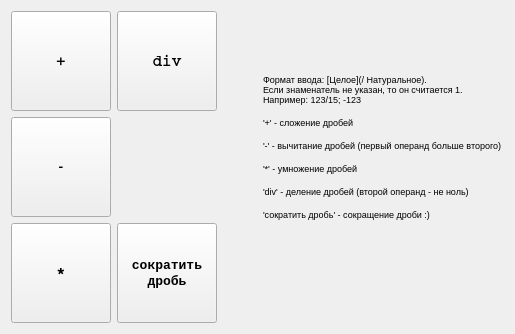
      <widget class="QWidget" name="tabRational">
       <attribute name="title">
        <string>Рациональные</string>
       </attribute>
       <layout class="QVBoxLayout" name="verticalLayout_6">
        <item>
         <layout class="QHBoxLayout" name="horizontalLayout_5">
          <item>
           <layout class="QGridLayout" name="buttonsLayout_3">
            <item row="0" column="1">
             <widget class="QPushButton" name="rationalDivButton">
              <property name="sizePolicy">
               <sizepolicy hsizetype="Maximum" vsizetype="Fixed">
                <horstretch>0</horstretch>
                <verstretch>0</verstretch>
               </sizepolicy>
              </property>
              <property name="minimumSize">
               <size>
                <width>100</width>
                <height>100</height>
               </size>
              </property>
              <property name="font">
               <font>
                <family>Courier</family>
                <pointsize>12</pointsize>
                <weight>75</weight>
                <bold>true</bold>
                <stylestrategy>PreferDefault</stylestrategy>
                <kerning>false</kerning>
               </font>
              </property>
              <property name="text">
               <string>div</string>
              </property>
             </widget>
            </item>
            <item row="2" column="0">
             <widget class="QPushButton" name="rationalMultButton">
              <property name="sizePolicy">
               <sizepolicy hsizetype="Maximum" vsizetype="Fixed">
                <horstretch>0</horstretch>
                <verstretch>0</verstretch>
               </sizepolicy>
              </property>
              <property name="minimumSize">
               <size>
                <width>100</width>
                <height>100</height>
               </size>
              </property>
              <property name="font">
               <font>
                <family>Courier</family>
                <pointsize>12</pointsize>
                <weight>75</weight>
                <bold>true</bold>
                <stylestrategy>PreferDefault</stylestrategy>
                <kerning>false</kerning>
               </font>
              </property>
              <property name="text">
               <string>*</string>
              </property>
             </widget>
            </item>
            <item row="1" column="0">
             <widget class="QPushButton" name="rationalSubButton">
              <property name="sizePolicy">
               <sizepolicy hsizetype="Maximum" vsizetype="Fixed">
                <horstretch>0</horstretch>
                <verstretch>0</verstretch>
               </sizepolicy>
              </property>
              <property name="minimumSize">
               <size>
                <width>100</width>
                <height>100</height>
               </size>
              </property>
              <property name="font">
               <font>
                <family>Courier</family>
                <pointsize>12</pointsize>
                <weight>75</weight>
                <bold>true</bold>
                <stylestrategy>PreferDefault</stylestrategy>
                <kerning>false</kerning>
               </font>
              </property>
              <property name="text">
               <string>-</string>
              </property>
             </widget>
            </item>
            <item row="0" column="0">
             <widget class="QPushButton" name="rationalPlusButton">
              <property name="sizePolicy">
               <sizepolicy hsizetype="Maximum" vsizetype="Fixed">
                <horstretch>0</horstretch>
                <verstretch>0</verstretch>
               </sizepolicy>
              </property>
              <property name="minimumSize">
               <size>
                <width>100</width>
                <height>100</height>
               </size>
              </property>
              <property name="font">
               <font>
                <family>Courier</family>
                <pointsize>12</pointsize>
                <weight>75</weight>
                <bold>true</bold>
                <stylestrategy>PreferDefault</stylestrategy>
                <kerning>false</kerning>
               </font>
              </property>
              <property name="text">
               <string>+</string>
              </property>
             </widget>
            </item>
            <item row="2" column="1">
             <widget class="QPushButton" name="rationalReduceButton">
              <property name="enabled">
               <bool>true</bool>
              </property>
              <property name="sizePolicy">
               <sizepolicy hsizetype="Maximum" vsizetype="Fixed">
                <horstretch>0</horstretch>
                <verstretch>0</verstretch>
               </sizepolicy>
              </property>
              <property name="minimumSize">
               <size>
                <width>100</width>
                <height>100</height>
               </size>
              </property>
              <property name="font">
               <font>
                <family>Courier</family>
                <pointsize>10</pointsize>
                <weight>75</weight>
                <bold>true</bold>
                <stylestrategy>PreferDefault</stylestrategy>
                <kerning>false</kerning>
               </font>
              </property>
              <property name="text">
               <string>сократить
дробь</string>
              </property>
              <property name="autoDefault">
               <bool>false</bool>
              </property>
              <property name="flat">
               <bool>false</bool>
              </property>
             </widget>
            </item>
           </layout>
          </item>
          <item>
           <spacer name="horizontalSpacer_8">
            <property name="orientation">
             <enum>Qt::Horizontal</enum>
            </property>
            <property name="sizeHint" stdset="0">
             <size>
              <width>40</width>
              <height>20</height>
             </size>
            </property>
           </spacer>
          </item>
          <item>
           <widget class="QLabel" name="infoLabel_3">
            <property name="sizePolicy">
             <sizepolicy hsizetype="Preferred" vsizetype="Minimum">
              <horstretch>0</horstretch>
              <verstretch>0</verstretch>
             </sizepolicy>
            </property>
            <property name="text">
             <string>&lt;html&gt;&lt;head/&gt;&lt;body&gt;&lt;p&gt;&lt;span style=&quot; font-size:7pt;&quot;&gt;Формат ввода: [Целое](/ Натуральное).&lt;br/&gt;Если знаменатель не указан, то он считается 1.&lt;br/&gt;Например: 123/15; -123&lt;/span&gt;&lt;/p&gt;&lt;p&gt;&lt;span style=&quot; font-size:7pt;&quot;&gt;'+' - сложение дробей &lt;/span&gt;&lt;/p&gt;&lt;p&gt;&lt;span style=&quot; font-size:7pt;&quot;&gt;'-' - вычитание дробей (первый операнд больше второго) &lt;/span&gt;&lt;/p&gt;&lt;p&gt;&lt;span style=&quot; font-size:7pt;&quot;&gt;'*' - умножение дробей &lt;/span&gt;&lt;/p&gt;&lt;p&gt;&lt;span style=&quot; font-size:7pt;&quot;&gt;'div' - деление дробей (второй операнд - не ноль) &lt;/span&gt;&lt;/p&gt;&lt;p&gt;&lt;span style=&quot; font-size:7pt;&quot;&gt;'сократить дробь' - сокращение дроби :)&lt;/span&gt;&lt;/p&gt;&lt;p&gt;&lt;span style=&quot; font-size:7pt;&quot;&gt;&lt;br/&gt;&lt;/span&gt;&lt;/p&gt;&lt;/body&gt;&lt;/html&gt;</string>
            </property>
            <property name="textFormat">
             <enum>Qt::AutoText</enum>
            </property>
            <property name="wordWrap">
             <bool>true</bool>
            </property>
           </widget>
          </item>
         </layout>
        </item>
       </layout>
      </widget>
